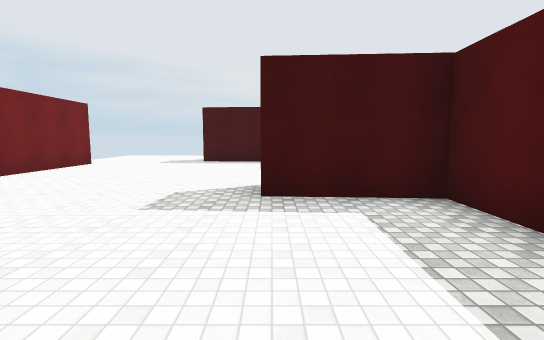
[1] (above)

16 first-person views from a walk through a scene from a Unity 3-D project. The camera is 1.5 m above the floor, tilts 6° down and sees 85° across. The floor is counted in squares, 2 m on a side. Each view is taken from the middle of a square. On the plan, view 1 faces up. The plan holds only what a view shows up to about 10 squares ahead; the rest is blank. The player is left out. Surface patterns are stand-ins for the level's own textures.

[2]
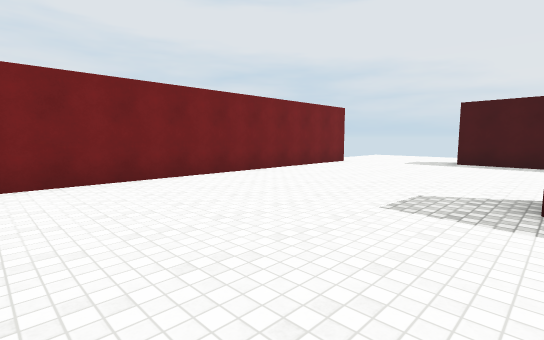

[3]
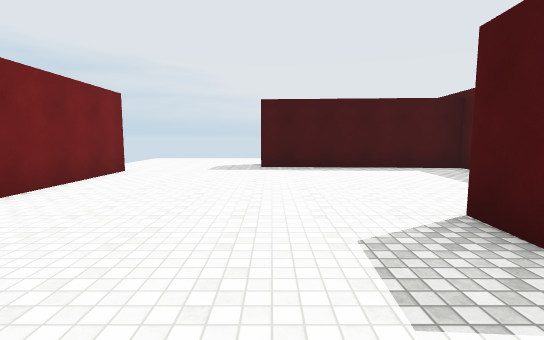

[4]
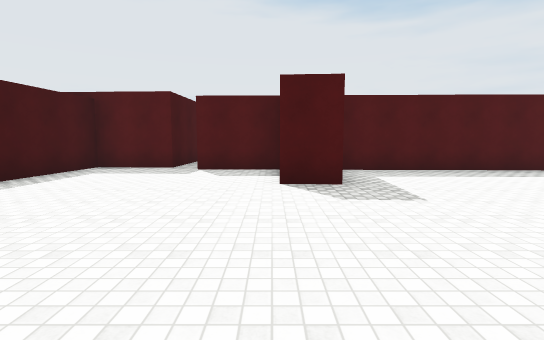

[5]
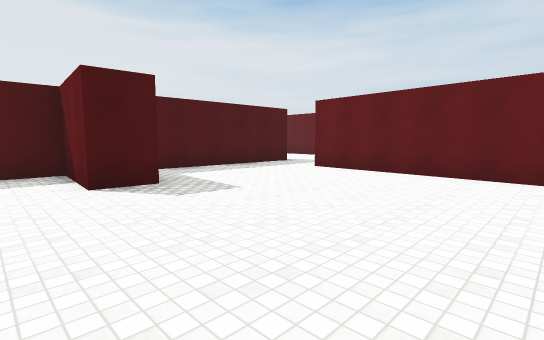

[6]
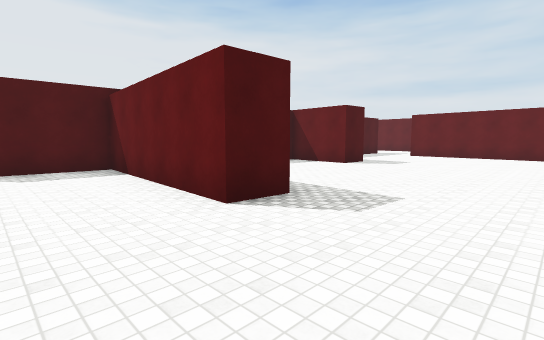

[7]
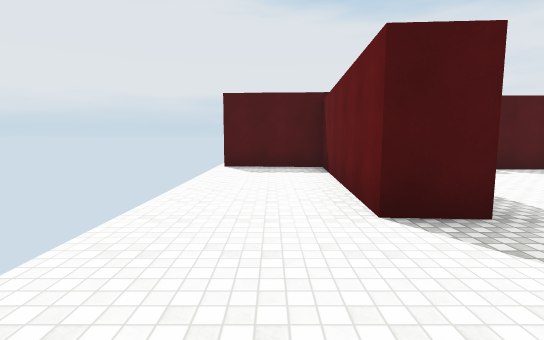

[8]
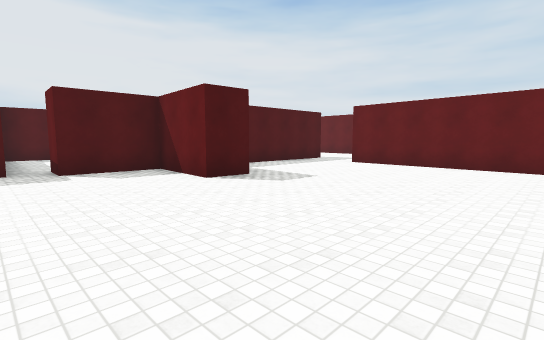

[9]
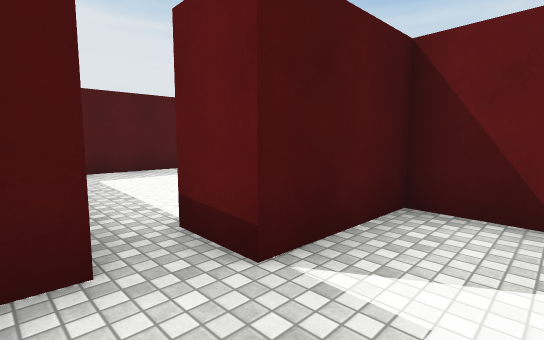

[10]
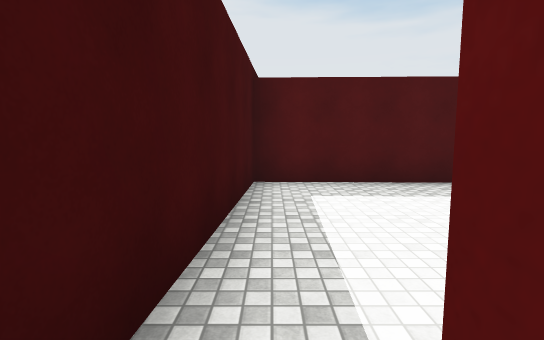

[11]
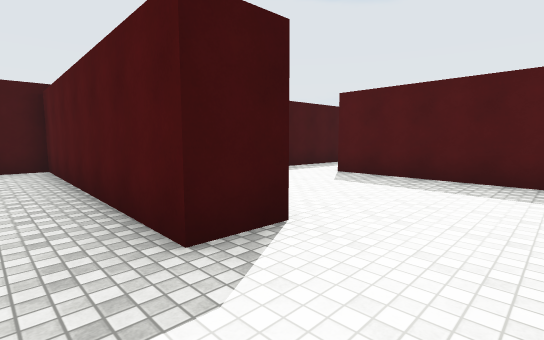

[12]
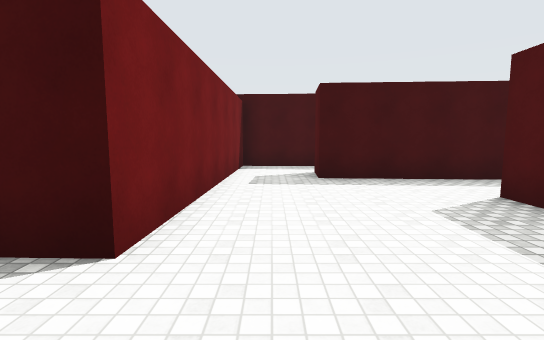

[13]
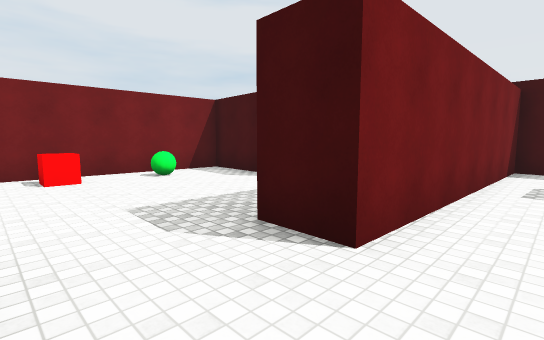

[14]
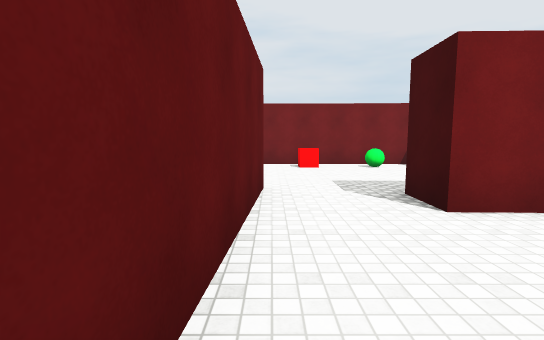

[15]
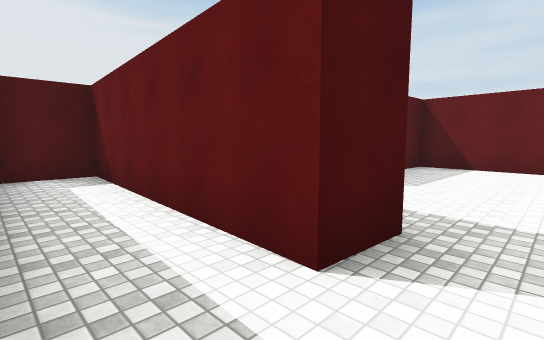

[16]
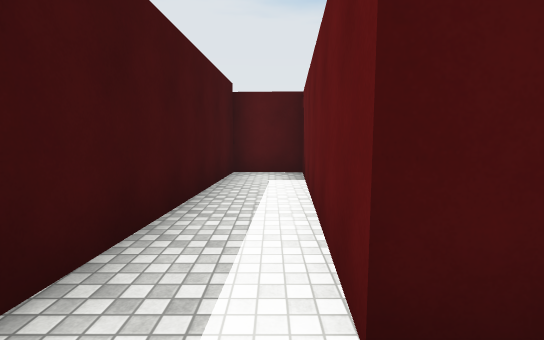

### Floor plan
Points are (right, up) in squares from view 1. A wall is a line through its corners. A room is listed if a view was taken in it or the views show most of it. See-through windows are left out.
Room 1 (views 1, 2, 3, 4, 5, 6, 7, 8, 9, 10)
walls: (-5.5, 9) (-5.5, 0.1); (2.8, 7.6) (2.9, 9.6) (-2.3, 9.9) (-2.2, 11) (2.9, 10.6) (3.1, 13.4); (-4.8, -0.3) (0, -0.7); (2.1, -1.5) (2.2, 3.7) (-0.1, 3.8) (-0.1, 4.9) (2.2, 4.7) (2.3, 6.8) (3.4, 6.8)
ways out: opening at (0.5, -1) to room 2; opening at (3, 7) to room 5
Room 2 (view 11)
walls: (7.5, -1.1) (9.4, -1.2); (9, 0.8) (8, 0.8) (8.1, 4.4); (5, 3.5) (3.2, 3.6) (3.1, -1.3); (15.5, 4.4) (12.6, 4.5)
ways out: opening at (0.5, -1) to room 1; opening at (8.5, -0.5) to room 3; opening at (13.5, 3.5) to room 3; opening at (7, 4) to room 5
objects: red cube (4, 0); green ball (4, 2)
Room 3 (views 12, 13, 14)
walls: (12.6, 4.5) (10.9, 4.6); (9.1, 4.4) (9, 0.8); (9.4, -1.2) (12.8, -1.5) (13, 2.8)
ways out: opening at (8.5, -0.5) to room 2; opening at (13.5, 3.5) to room 2; opening at (10, 5) to room 4
Room 4 (views 15, 16)
walls: (10.9, 4.6) (11, 5.7) (16.7, 5.3) (16.7, 6.9) (9.2, 7.3) (9.1, 4.4)
ways out: opening at (10, 5) to room 3
Room 5 (no view inside)
walls: (8.1, 4.4) (8.2, 7.3) (2.8, 7.6)
ways out: opening at (3, 7) to room 1; opening at (7, 4) to room 2

Positions as (right, up) in squares from view 1, and headings:
1: (0, 0), facing up
2: (0, 0), facing up-left
3: (-2, 2), facing up
4: (-5, 5), facing right
5: (-5, 6), facing down-right
6: (-5, 13), facing down-right
7: (-5, 12), facing right
8: (-5, 8), facing down-right
9: (1, 8), facing down-right
10: (3, 7), facing right
11: (7, -1), facing up-right
12: (10, -1), facing up
13: (10, -1), facing up-left
14: (12, -1), facing left
15: (10, 7), facing down-right
16: (10, 6), facing right
